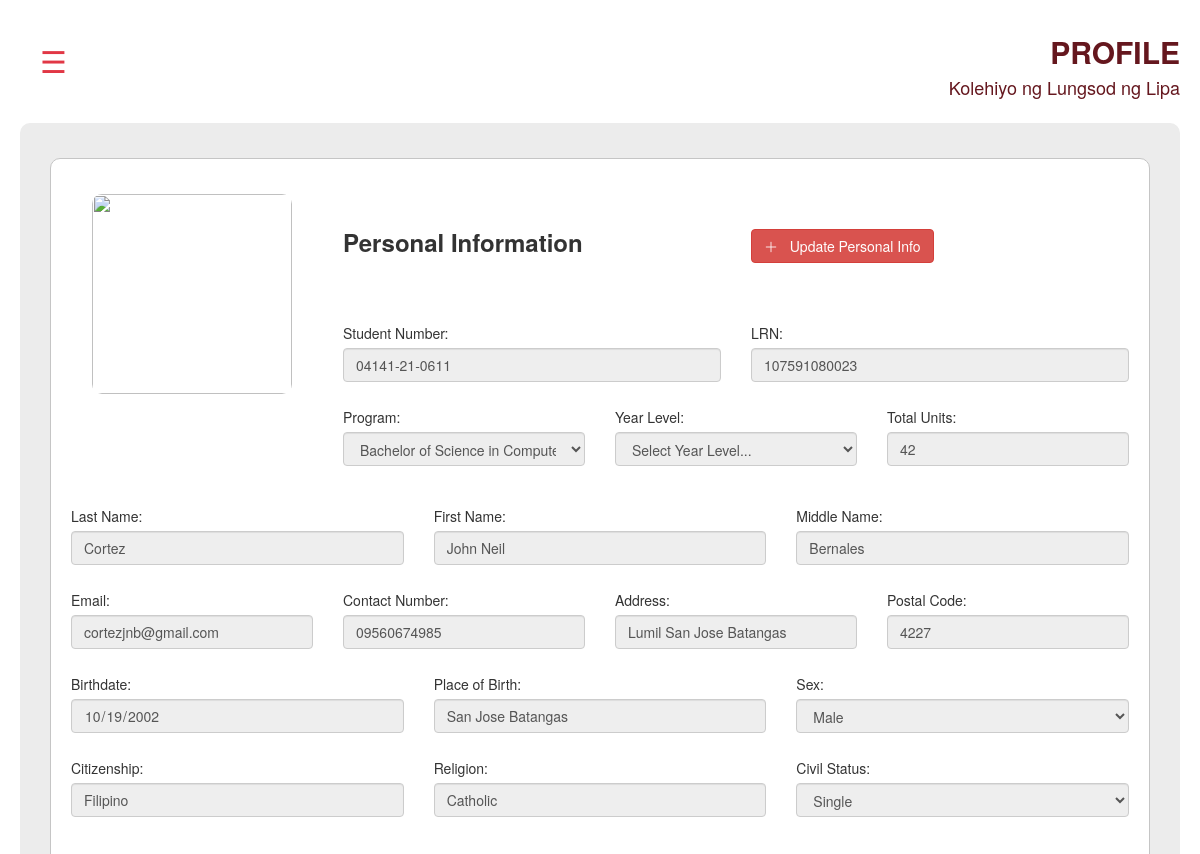
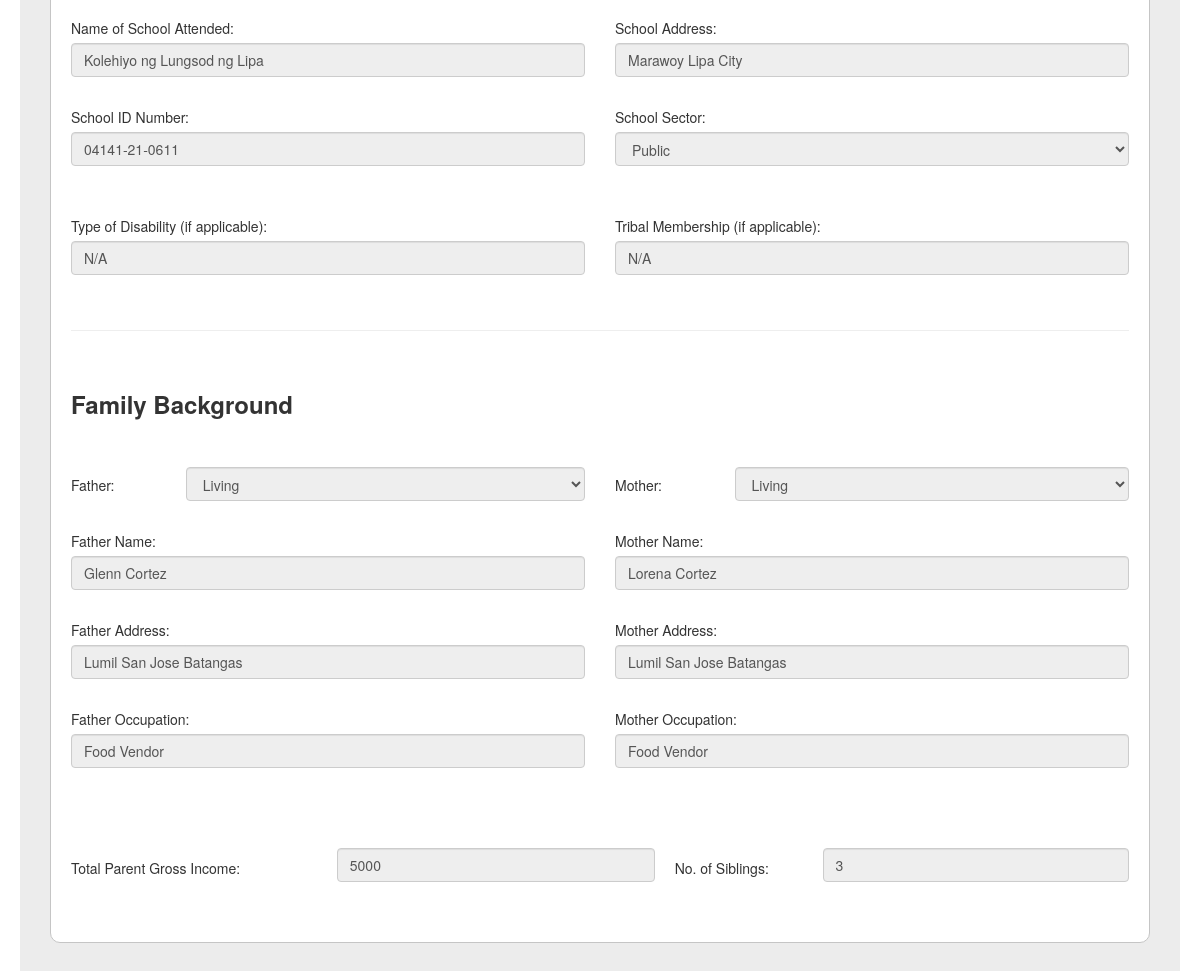
/user/profile/profile.php (signed in), run on the app's committed database (2 pictures, top to bottom).
### tables this page shows
CREATE TABLE `tb_student` (
  `id` int(11) NOT NULL,
  `student_number` varbinary(255) DEFAULT NULL,
  `pass` varbinary(255) DEFAULT NULL,
  `email` varbinary(255) DEFAULT NULL,
  `contact` varbinary(255) DEFAULT NULL
);

CREATE TABLE `tb_studentinfo` (
  `id` int(11) NOT NULL,
  `student_id` int(11) DEFAULT NULL,
  `profile_pic` varbinary(255) DEFAULT NULL,
  `lrn` varbinary(255) DEFAULT NULL,
  `school_attended` varbinary(255) DEFAULT NULL,
  `school_id_num` varbinary(255) DEFAULT NULL,
  `school_address` varbinary(255) DEFAULT NULL,
  `school_sector` varbinary(255) DEFAULT NULL,
  `disability` varbinary(255) DEFAULT NULL,
  `tribal_membership` varchar(255) DEFAULT NULL,
  `program_id` int(11) DEFAULT NULL,
  `yearlevel_id` int(11) DEFAULT NULL,
  `total_units` varbinary(255) DEFAULT NULL,
  `last_name` varbinary(255) DEFAULT NULL,
  `first_name` varbinary(255) DEFAULT NULL,
  `middle_name` varbinary(255) DEFAULT NULL,
  `birthdate` varbinary(255) DEFAULT NULL,
  `birthplace` varbinary(255) DEFAULT NULL,
  `sex` varbinary(255) DEFAULT NULL,
  `civil_status` varbinary(255) DEFAULT NULL,
  `religion` varbinary(255) DEFAULT NULL,
  `citizenship` varbinary(255) DEFAULT NULL,
  `address` varbinary(255) DEFAULT NULL,
  `postal_code` varbinary(255) DEFAULT NULL
);

CREATE TABLE `tb_program` (
  `id` int(11) NOT NULL,
  `name` varbinary(255) DEFAULT NULL,
  `cost_per_unit` varbinary(255) DEFAULT NULL
);

CREATE TABLE `tb_familyinfo` (
  `id` int(11) NOT NULL,
  `student_id` int(11) DEFAULT NULL,
  `father_name` varbinary(255) DEFAULT NULL,
  `father_occupation` varbinary(255) DEFAULT NULL,
  `father_address` varbinary(255) DEFAULT NULL,
  `father_status` varbinary(255) DEFAULT NULL,
  `mother_name` varbinary(255) DEFAULT NULL,
  `mother_occupation` varbinary(255) DEFAULT NULL,
  `mother_address` varbinary(255) DEFAULT NULL,
  `mother_status` varbinary(255) DEFAULT NULL,
  `no_of_siblings` varbinary(255) DEFAULT NULL,
  `gross_income` varbinary(255) DEFAULT NULL
);

### conn.php (called while the page is built, shortened)
<?php
    $hexKey = "a3f5d4e6b1c2d3e4f5a6b7c8d9e0f1a2";
    $key = hex2bin($hexKey);
    $method = "AES-128-ECB";
?>

### user/profile/profile.php (the view, shortened to what this page needs)
<?php
    include("../navbar.php");
?>
<!DOCTYPE html>
<html lang="en">
<head>
</head>
<body>
    <div class="header user_header">
    <table width="100%">
        <tr>
            <td><span class="navbar-btn user_navbar" onclick="openNav()">&#9776;</span></td>
            <td style='text-align:right; color: #65171e;'><h2><b>PROFILE</b></h2><h4>Kolehiyo ng Lungsod ng Lipa</h4></td>
        </tr>
    </table>
    </div>
    <div class="content_container user_content_container">
        <div class="admin_container profile_container">
           <form enctype="multipart/form-data" id="add_profile_form">
           <div class="row">
                <div class="col-lg-3 profile-container">
                    <center>
                    <button type="button" id="btn_slctimg" disabled>
                    <img src='
                    <?php
                        if($profile_pic == ""){
                            echo "./profilepic/default.png";
                        }else{
                            echo "./profilepic/".$profile_pic;
                        }
                    ?>
                    ' class='profile_img'>
                    </button>
                    </center>
                </div>
                <div class="col-lg-9">
                    <div class="row">
                        <div class="col-sm-6">
                           <h3><b>Personal Information</b></h3>
                        </div>
                        <div class="col-sm-6 user_side_btn_col">
                        <h3>
                                <?php
                                    if($haveInfo == false){
                                        echo "<button type='button' id='btn_addinfo' class='btn btn-danger' style='display: inline-block;'><i class='bi bi-plus-lg'></i> &nbsp; Add Personal Info</button>";
                                    }else{
                                        echo "<button type='button' id='btn_updateinfo' class='btn btn-danger' style='display: inline-block;'><i class='bi bi-plus-lg'></i> &nbsp; Update Personal Info</button>";
                                    }
                                ?>
                            </h3>
                        </div>
                    </div>
                    <br>
                    <div class="row">
                        <div class="col-lg-6">
                            <label>Student Number:</label>
                            <input type="text" name="txt_studentno" id="txt_studentno" class="form-control" value='<?php echo $student_no;?>' disabled>
                        </div>
                        <div class="col-md-6">
                            <label>LRN:</label>
                            <input type="text" name="txt_lrn" id="txt_lrn" class="form-control" value='<?php echo $lrn;?>' disabled>
                        </div>
                    </div>
                    <div class="row">
                        <div class="col-lg-4">
                            <label>Program:</label>
                            <select name="slct_program" id="slct_program" class="form-control" disabled>
                                <?php
                                    $result = $conn->query("select * from tb_program");
                                    while($row=$result->fetch_assoc()){
                                        echo "<option value='$row[id]' ";
                                        if($row["id"] == $program_id){
                                            echo "selected";
                                        }
                                        echo ">".openssl_decrypt($row["name"], $method, $key)."</option>";
                                    }
                                ?>
                            </select>
                        </div>
                        <div class="col-md-4">
                            <label>Year Level:</label>
                            <select name="slct_yearlevel" id="slct_yearlevel" class="form-control" disabled>
                                <option value="">Select Year Level...</option>
                            </select>
                        </div>
                        <div class="col-md-4">
                            <label>Total Units:</label>
                            <input type="number" name="txt_units" id="txt_units" class="form-control" value='<?php echo $total_units;?>' disabled>
                        </div>
                    </div>
                </div>
            </div>
            <div class="row">
                <div class="col-md-4">
                    <label>Last Name:</label>
                    <input type="text" name="txt_lastname" id="txt_lastname" value='<?php echo $last_name;?>' class="form-control" disabled>
                </div>
                <div class="col-md-4">
                    <label>First Name:</label>
                    <input type="text" name="txt_firstname" id="txt_firstname" value='<?php echo $first_name;?>' class="form-control" disabled>
                </div>
                <div class="col-md-4">
                    <label>Middle Name:</label>
                    <input type="text" name="txt_middlename" id="txt_middlename" class="form-control" value='<?php echo $middle_name;?>' placeholder='Type _ if none' disabled>
                </div>
            </div>
            <div class="row">
                <div class="col-lg-3">
                    <label>Email:</label>
                    <input type="text" name="txt_email" id="txt_email" class="form-control" value='<?php echo $email; ?>' disabled>
                </div>
                <div class="col-lg-3">
                    <label>Contact Number:</label>
                    <input type="text" name="txt_contact" id="txt_contact" class="form-control" value='<?php echo $contact; ?>' disabled>
                </div>
                <div class="col-lg-3">
                    <label>Address:</label>
                    <input type="text" name="txt_address" id="txt_address" class="form-control" placeholder="Street Barangay, Town or City or Municipality, Province" value='<?php echo $address;?>' disabled>
                </div>
                <div class="col-lg-3">
                    <label>Postal Code:</label>
                    <input type="text" name="txt_postal" id="txt_postal" value='<?php echo $postal_code;?>' class="form-control" disabled>
                </div>
            </div>
            <div class="row">
                <div class="col-lg-4">
                    <label>Birthdate:</label>
                    <input type="date" name="txt_birthdate" id="txt_birthdate" class="form-control" value='<?php echo $birthdate;?>' disabled>
                </div>
                <div class="col-lg-4">
                    <label>Place of Birth:</label>
                    <input type="text" name="txt_birthplace" id="txt_birthplace" class="form-control" value='<?php echo $birthplace ;?>' disabled>
                </div>
                <div class="col-lg-4">
                    <label>Sex:</label>
                    <select name="slct_sex" id="slct_sex" class="form-control" disabled>
                        <option value="M" <?php if($sex == "M"){ echo "selected"; } ?>>Male</option>
                    </select>
                </div>
            </div>
            <div class="row">
                <div class="col-lg-4">
                    <label>Citizenship:</label>
                    <input type="text" name="txt_citizenship" id="txt_citizenship" class="form-control" value='<?php echo $citizenship ;?>'  disabled>
                </div>
                <div class="col-lg-4">
                    <label>Religion:</label>
                    <input type="text" name="txt_religion" id="txt_religion" class="form-control" value='<?php echo $religion ;?>'  disabled>
                </div>
                <div class="col-lg-4">
                    <label>Civil Status:</label>
                    <select name="slct_civilstatus" id="slct_civilstatus" class="form-control" disabled>
                        <option value="Single" <?php if($civil_status == "Single"){ echo "selected"; } ?>>Single</option>
                    </select>
                </div>
            </div>
            <br>
            <div class="row">
                <div class="col-lg-6">
                    <div>
                        <label>Name of School Attended:</label>
                        <input type="text" name="txt_sch_attended" id="txt_sch_attended" class="form-control" value='<?php echo $school_attended ;?>' disabled>
                    </div><br>
                    <div>
                        <label>School ID Number:</label>
                        <input type="text" name="txt_sch_num" id="txt_sch_num" class="form-control" value='<?php echo $school_id_num ;?>' disabled>
                    </div><br>
                </div>
                <div class="col-lg-6">
                     <div>
                        <label>School Address:</label>
                        <input type="text" name="txt_sch_address" id="txt_sch_address" class="form-control" value='<?php echo $school_address ;?>' disabled>
                    </div><br>
                    <div>
                        <label>School Sector:</label>
                        <select name="slct_sch_sector" id="slct_sch_sector" class="form-control"  disabled>
                            <option value="Public" <?php if($school_sector == "Public"){ echo "selected"; } ?>>Public</option>
                        </select>
                    </div><br>
                </div>
            </div>
            <div class="row">
                <div class="col-lg-6">
                    <label>Type of Disability (if applicable):</label>
                    <input type="text" name="txt_disability" id="txt_disability" class="form-control" value='<?php echo $disability ;?>' placeholder="Type N/A if none" disabled>
                </div>
                <div class="col-lg-6">
                    <label>Tribal Membership (if applicable):</label>
                    <input type="text" name="txt_membership" id="txt_membership" class="form-control" value='<?php echo $tribal_membership ;?>' placeholder="Type N/A if none" disabled>
                </div>
            </div>
            <br><hr><br>
            <h3><b>Family Background</b></h3><br>
            <div class="row">
                <div class="col-lg-6">
                    <div>
                        <table width="100%">
                            <tr>
                                <td style="transform: translateY(10%); padding-right: 20px;"><label>Father: </label></td>
                                <td>
                                    <select name="slct_f_status" id="slct_f_status" class="form-control" disabled>
                                        <option value="Living" <?php if($father_status == "Living"){ echo "selected"; } ?>>Living</option>
                                    </select>
                                </td>
                            </tr>
                        </table>
                    </div>
                    <br>
                    <div>
                        <label>Father Name:</label>
                        <input type="text" name="txt_f_name" id="txt_f_name" class="form-control" value='<?php echo $father_name ;?>' disabled>
                    </div>
                    <br>
                    <div>
                        <label>Father Address:</label>
                        <input type="text" name="txt_f_address" id="txt_f_address" value='<?php echo $father_address ;?>' class="form-control" disabled>
                    </div><br>
                    <div>
                        <label>Father Occupation:</label>
                        <input type="text" name="txt_f_occupation" id="txt_f_occupation" value='<?php echo $father_occupation ;?>' class="form-control" disabled>
                        <br><br>
                    </div>
                </div>
                <div class="col-lg-6">
                    <div>
                        <table width="100%">
                            <tr>
                                <td style="transform: translateY(10%); padding-right: 20px;"><label>Mother: </label></td>
                                <td>
                                    <select name="slct_m_status" id="slct_m_status" class="form-control" disabled>
                                        <option value="Living" <?php if($mother_status == "Living"){ echo "selected"; } ?>>Living</option>
                                    </select>
                                </td>
                            </tr>
                        </table>
                    </div>
                    <br>
                    <div>
                        <label>Mother Name:</label>
                        <input type="text" name="txt_m_name" id="txt_m_name" class="form-control" value='<?php echo $mother_name ;?>' disabled>
                    </div>
                    <br>
                    <div>
                        <label>Mother Address:</label>
                        <input type="text" name="txt_m_address" id="txt_m_address" class="form-control" value='<?php echo $mother_address ;?>' disabled>
                    </div><br>
                    <div>
                        <label>Mother Occupation:</label>
                        <input type="text" name="txt_m_occupation" id="txt_m_occupation" class="form-control" value='<?php echo $mother_occupation ;?>' disabled>
                    </div>
                </div>
            </div><br>
            <table width="100%">
                <tr>
                    <td style="transform: translateY(10%);">Total Parent Gross Income:</td>
                    <td style=" padding-right: 20px;"><input type="number" name="txt_grossincome" id="txt_grossincome" value='<?php echo $gross_income ;?>' class="form-control" step="any" disabled></td>
                    <td style="transform: translateY(10%);">No. of Siblings:</td>
                    <td><input type="number" name="txt_siblings"id="txt_siblings" class="form-control" value='<?php echo $no_of_siblings ;?>' disabled></td>
                </tr>
            </table>
           </form>
            <br><br>
        </div>
    </div>
</body>
</html>

### data on the page
tb_student: txt_studentno "04141-21-0611", txt_email "cortezjnb@gmail.com", txt_contact "09560674985"
tb_studentinfo: txt_lrn "107591080023", slct_program "Bachelor of Science in Computer Science", txt_units "42", txt_lastname "Cortez", txt_firstname "John Neil", txt_middlename "Bernales", txt_address "Lumil San Jose Batangas", txt_postal "4227", txt_birthdate "10/19/2002", txt_birthplace "San Jose Batangas", slct_sex "Male", txt_citizenship "Filipino", txt_religion "Catholic", slct_civilstatus "Single", txt_sch_attended "Kolehiyo ng Lungsod ng Lipa", txt_sch_num "04141-21-0611", txt_sch_address "Marawoy Lipa City", slct_sch_sector "Public", txt_disability "N/A", txt_membership "N/A"
tb_familyinfo: slct_f_status "Living", txt_f_name "Glenn Cortez", txt_f_address "Lumil San Jose Batangas", txt_f_occupation "Food Vendor", slct_m_status "Living", txt_m_name "Lorena Cortez", txt_m_address "Lumil San Jose Batangas", txt_m_occupation "Food Vendor", txt_grossincome "5000", txt_siblings "3"
